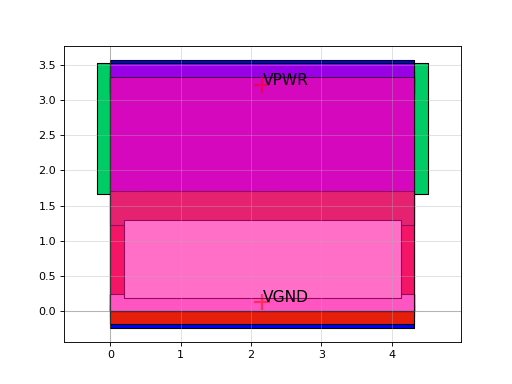

Write the Python code that produced this figure.
import sky130

c = sky130.components.sky130_fd_sc_hs__nand2_4()
c.plot()
